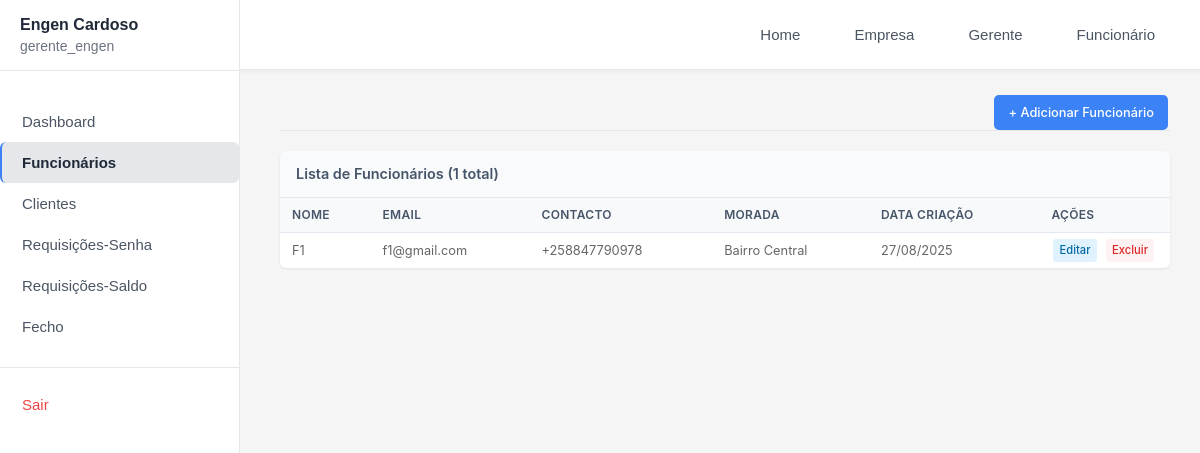
Page /gerente/funcionarios/ (signed in) on the committed database.
### empresas/models.py (models this page shows, shortened)
class Empresa(models.Model):
   nome = models.CharField(max_length=200)
   status = models.BooleanField(default=True)
   gerente = models.OneToOneField(User, on_delete=models.CASCADE, related_name='empresa_gerenciada')

### gerente/models.py (models this page shows, shortened)
class Funcionario(models.Model):
   user = models.OneToOneField(User, on_delete=models.CASCADE)
   empresa = models.ForeignKey(Empresa, on_delete=models.CASCADE, related_name='funcionarios', null=True, blank=True)
   contacto = models.CharField(max_length=20, blank=True, null=True)
   morada = models.TextField(blank=True, null=True)
   activo = models.BooleanField(default=True)
   data_criacao = models.DateTimeField(auto_now_add=True)
   @property
   def nome(self):
       return self.user.first_name or self.user.username
   @property
   def email(self):
       return self.user.email

### gerente/views.py (the view)
# urls.py: path('funcionarios/', views.funcionarios, name='funcionarios'),
@login_required(login_url='/gerente/login')
@user_passes_test(is_gerente, login_url='/login')
def funcionarios(request):
   empresa = get_empresa_usuario(request.user)
   if not empresa:
       messages.error(request, 'Empresa não encontrada.')
       return redirect('login')
   funcionarios = Funcionario.objects.filter(empresa=empresa, activo=True).order_by('-data_criacao')
   search = request.GET.get('search', '')
   if search:
       funcionarios = funcionarios.filter(
           Q(user__first_name__icontains=search) |
           Q(user__email__icontains=search) |
           Q(contacto__icontains=search)
       )
   context = {
       'funcionarios': funcionarios,
       'search': search,
   }
   return render(request, 'gerente/funcionarios.html', context)

### gerente/context_processors.py (called while the page is built)
def empresa_context(request):
    if request.user.is_authenticated:
        try:
            if hasattr(request.user, 'empresa_gerenciada'):
                return {'empresa_atual': request.user.empresa_gerenciada}
            elif hasattr(request.user, 'funcionario'):
                return {'empresa_atual': request.user.funcionario.empresa}
        except:
            pass
    return {'empresa_atual': None}

### gerente/views.py (called while the page is built)
def is_gerente(user):
  return user.groups.filter(name='Gerente').exists()

def get_empresa_usuario(user):
   try:
       if hasattr(user, 'empresa_gerenciada'):
           return user.empresa_gerenciada
       elif hasattr(user, 'funcionario'):
           return user.funcionario.empresa
   except:
       pass
   return None

### templates/gerente/funcionarios.html (shortened to what this page needs)
{% extends 'gerente/base.html' %}
{% block content %}
<div class="funcionarios-content">
    <div class="content-header">
        <a href="{% url 'adicionar_funcionario' %}" class="btn-primary">
            + Adicionar Funcionário
        </a>
    </div>
    <div class="table-container">
        <div class="table-header">
            <h3>Lista de Funcionários ({{ funcionarios.count }} total)</h3>
        </div>
        <div class="table-wrapper">
            {% if funcionarios %}
            <table>
                <thead>
                    <tr>
                        <th>Nome</th>
                        <th>Email</th>
                        <th>Contacto</th>
                        <th>Morada</th>
                        <th>Data Criação</th>
                        <th>Ações</th>
                    </tr>
                </thead>
                <tbody>
                    {% for funcionario in funcionarios %}
                    <tr>
                        <td>{{ funcionario.nome }}</td>
                        <td>{{ funcionario.email }}</td>
                        <td>{{ funcionario.contacto|default:"N/A" }}</td>
                        <td class="truncate">{{ funcionario.morada|default:"N/A" }}</td>
                        <td>{{ funcionario.data_criacao|date:"d/m/Y" }}</td>
                        <td class="actions-cell">
                            <a href="{% url 'editar_funcionario' funcionario.id %}"
                                class="btn-action btn-edit">Editar</a>
                            <a href="{% url 'deletar_funcionario' funcionario.id %}"
                                class="btn-action btn-delete"
                                onclick="return confirm('Tem certeza que deseja excluir {{ funcionario.nome }}?')">Excluir</a>
                        </td>
                    </tr>
                    {% endfor %}
                </tbody>
            </table>
            {% endif %}
        </div>
    </div>
</div>
{% endblock %}

### templates/gerente/sidebar.html (shortened to what this page needs)
<div class="sidebar">
    <div class="user-section">
        <div class="empresa-name">{{ empresa_atual.nome|default:"Sistema" }}</div>
        <div class="user-info">{{ request.user.get_full_name|default:request.user.username }}</div>
    </div>
    <nav class="sidebar-nav">
        <ul class="nav-list">
            <li class="nav-item">
                <a href="{% url 'dashboard' %}"
                    class="nav-link {% if request.resolver_match.url_name == 'dashboard' %}active{% endif %}">
                    Dashboard
                </a>
            </li>
            <li class="nav-item">
                <a href="{% url 'funcionarios' %}"
                    class="nav-link {% if request.resolver_match.url_name == 'funcionarios' %}active{% endif %}">
                    Funcionários
                </a>
            </li>
            <li class="nav-item">
                <a href="{% url 'clientes' %}"
                    class="nav-link {% if request.resolver_match.url_name == 'clientes' %}active{% endif %}">
                    Clientes
                </a>
            </li>
            <li class="nav-item">
                <a href="{% url 'requisicoes' %}"
                    class="nav-link {% if request.resolver_match.url_name == 'requisicoes' %}active{% endif %}">
                    Requisições-Senha
                </a>
            </li>
            <li class="nav-item">
                <a href="{% url 'requisicoes_saldo' %}"
                    class="nav-link {% if request.resolver_match.url_name == 'requisicoes_saldo' %}active{% endif %}">
                    Requisições-Saldo
                </a>
            </li>
            <li class="nav-item">
                <a href="{% url 'fecho' %}"
                    class="nav-link {% if request.resolver_match.url_name == 'fecho' %}active{% endif %}">
                    Fecho
                </a>
            </li>
            <li class="nav-item nav-divider">
                <a href="{% url 'logout' %}" class="nav-link nav-logout">
                    Sair
                </a>
            </li>
        </ul>
    </nav>
</div>

### templates/gerente/navbar.html (style rules this page uses)
.nav-link { color: #4b5563; text-decoration: none; padding: 8px 16px; border-radius: 6px; transition: all 0.2s ease; font-size: 0.95rem; font-weight: 500; }

### templates/gerente/sidebar.html (style rules this page uses)
.sidebar { width: 240px; background-color: #ffffff; min-height: 100vh; position: fixed; top: 0; left: 0; overflow-y: auto; border-right: 1px solid #e5e7eb; display: flex; flex-direction: column; z-index: 2000; }
.user-section { padding: 16px 20px; background-color: #ffffff; border-bottom: 1px solid #e5e7eb; text-align: left; }
.empresa-name { color: #1f2937; font-size: 16px; font-weight: 600; letter-spacing: 0; margin-bottom: 4px; text-transform: capitalize; }
.user-info { color: #6b7280; font-size: 14px; font-weight: 400; opacity: 1; }
.sidebar-nav { flex-grow: 1; padding-top: 30px; }
.nav-list { list-style: none; padding: 0; margin: 0; }
.nav-item { margin: 0; }
.nav-divider { margin-top: auto; padding-top: 16px; border-top: 1px solid #e5e7eb; margin-top: 20px; }
.nav-link { display: flex; align-items: center; padding: 12px 20px; color: #4b5563; text-decoration: none; font-size: 15px; font-weight: 500; transition: background-color 0.2s, color 0.2s; border-left: 2px solid transparent; }
.nav-link.active { background-color: #e5e7eb; color: #1f2937; border-left-color: #3b82f6; font-weight: 600; }
.nav-link.active::before { content: none; }
.nav-logout { color: #ef4444; }

### rows in the picture
Empresa: nome "Engen Cardoso"
Funcionario: nome "F1", email "f1@gmail.com", contacto "+258847790978", morada "Bairro Central", data_criacao "27/08/2025"

### other values in the picture
{{ request.user.get_full_name|default:request.user.username }} "gerente_engen"
{{ funcionarios.count }} "1"
